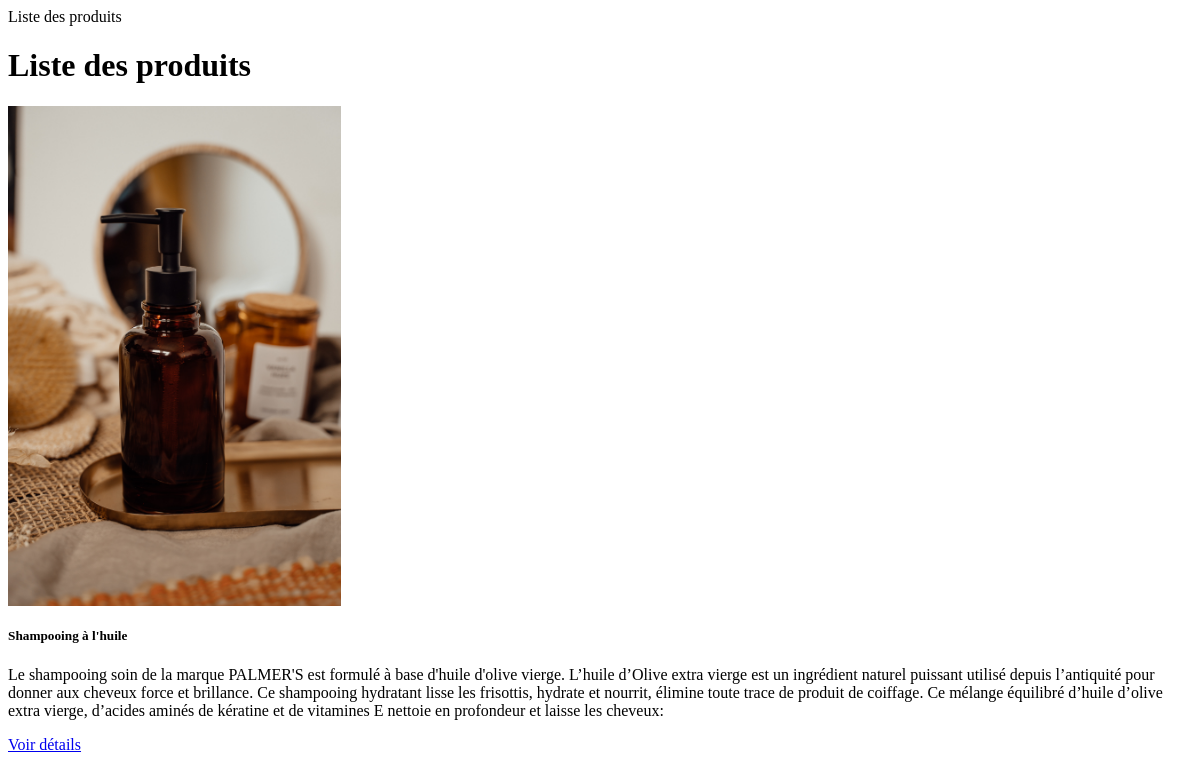
/products/products/?category=1, run on an earlier commit of the app's database.
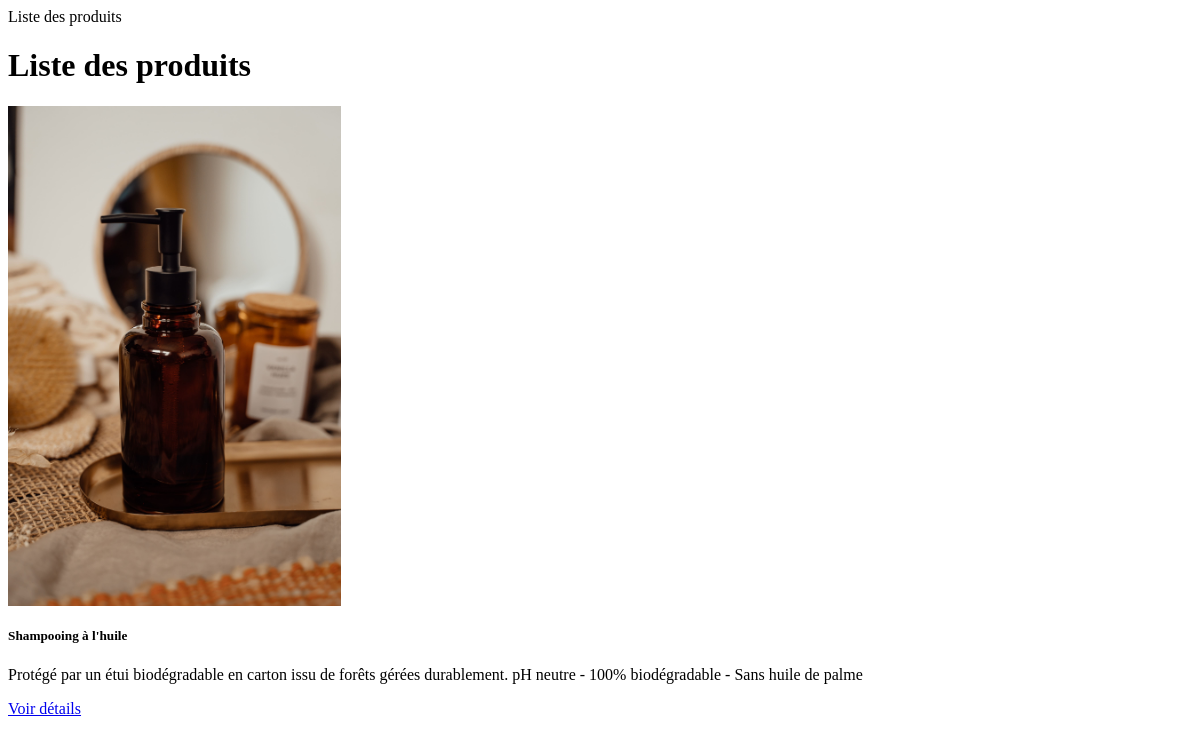
And on a later commit of the database.
### shop/models.py (models this page shows, shortened)
class Product(models.Model):
    category = models.ForeignKey(Category, related_name='products', on_delete=models.CASCADE)
    name = models.CharField(max_length=255)
    price = models.DecimalField(decimal_places=2, max_digits=10)
    description = models.TextField()
    image = models.ImageField(upload_to='shop', null=True, blank=True)
    quantity = models.IntegerField(default=0)

### shop/views.py (the view)
def product_list(request: HttpRequest):
    category_id = request.GET.get('category')
    products = Product.objects.all()
    if category_id:
        try:
            category_id = int(category_id)  # Assurez-vous que category_id est un entier valide
            products = products.filter(category_id=category_id)
        except ValueError:
            pass
    return render(request, 'product_list.html', {'products': products})

### templates/product_list.html (shortened to what this page needs)
{% load static %}
{% block content %}
    <div class="container">
        <h1>Liste des produits</h1>
        <div class="row">
            {% for product in products %}
                <div class="col-md-4 mb-4">
                    <div class="card">
                    <img src="{{ product.image.url }}" style= height:500px alt="{{ product.name }}">
                        <div class="card-body">
                            <h5 class="card-title">{{ product.name }}</h5>
                            <p class="card-text">{{ product.description }}</p>
                            <a href="{% url 'product_detail' product.id %}" class="btn btn-primary">Voir détails</a>
                        </div>
                    </div>
                </div>
            {% endfor %}
        </div>
    </div>
{% endblock %}

What changed in the data, as far as the page shows it:
changed Product "Shampooing à l'huile": image: a different picture; description "Le shampooing soin de la marque PALMER'S est formulé à base d'huile d'olive vierge. L’huile d’Olive extra vierge est un ingrédient naturel puissant utilisé depuis l’antiquité pour donner aux cheveux force et brillance. Ce shampooing hydratant lisse les frisottis, hydrate et nourrit, élimine toute trace de produit de coiffage. Ce mélange équilibré d’huile d’olive extra vierge, d’acides aminés de kératine et de vitamines E nettoie en profondeur et laisse les cheveux:" → "Protégé par un étui biodégradable en carton issu de forêts gérées durablement. pH neutre - 100% biodégradable - Sans huile de palme"
